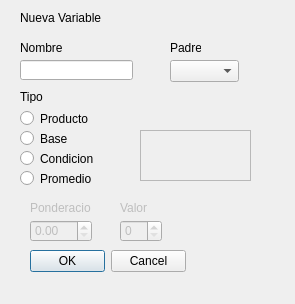
<?xml version="1.0" encoding="UTF-8"?>
<ui version="4.0">
 <class>AgregarVariable</class>
 <widget class="QDialog" name="AgregarVariable">
  <property name="geometry">
   <rect>
    <x>0</x>
    <y>0</y>
    <width>295</width>
    <height>304</height>
   </rect>
  </property>
  <property name="windowTitle">
   <string>Dialog</string>
  </property>
  <widget class="QTextEdit" name="textEdit_4">
   <property name="enabled">
    <bool>false</bool>
   </property>
   <property name="geometry">
    <rect>
     <x>140</x>
     <y>130</y>
     <width>111</width>
     <height>51</height>
    </rect>
   </property>
  </widget>
  <widget class="QDialogButtonBox" name="buttonBox">
   <property name="geometry">
    <rect>
     <x>30</x>
     <y>250</y>
     <width>156</width>
     <height>23</height>
    </rect>
   </property>
   <property name="standardButtons">
    <set>QDialogButtonBox::Cancel|QDialogButtonBox::Ok</set>
   </property>
  </widget>
  <widget class="QRadioButton" name="radioButton">
   <property name="geometry">
    <rect>
     <x>20</x>
     <y>110</y>
     <width>82</width>
     <height>17</height>
    </rect>
   </property>
   <property name="text">
    <string>Producto</string>
   </property>
  </widget>
  <widget class="QRadioButton" name="radioButton_2">
   <property name="geometry">
    <rect>
     <x>20</x>
     <y>130</y>
     <width>82</width>
     <height>17</height>
    </rect>
   </property>
   <property name="text">
    <string>Base</string>
   </property>
  </widget>
  <widget class="QRadioButton" name="radioButton_3">
   <property name="geometry">
    <rect>
     <x>20</x>
     <y>150</y>
     <width>82</width>
     <height>17</height>
    </rect>
   </property>
   <property name="text">
    <string>Condicion</string>
   </property>
  </widget>
  <widget class="QRadioButton" name="radioButton_4">
   <property name="geometry">
    <rect>
     <x>20</x>
     <y>170</y>
     <width>82</width>
     <height>17</height>
    </rect>
   </property>
   <property name="text">
    <string>Promedio</string>
   </property>
  </widget>
  <widget class="QLabel" name="label">
   <property name="geometry">
    <rect>
     <x>20</x>
     <y>90</y>
     <width>46</width>
     <height>13</height>
    </rect>
   </property>
   <property name="text">
    <string>Tipo</string>
   </property>
  </widget>
  <widget class="QLabel" name="label_2">
   <property name="geometry">
    <rect>
     <x>20</x>
     <y>10</y>
     <width>101</width>
     <height>16</height>
    </rect>
   </property>
   <property name="text">
    <string>Nueva Variable</string>
   </property>
  </widget>
  <widget class="QComboBox" name="comboBox">
   <property name="geometry">
    <rect>
     <x>170</x>
     <y>60</y>
     <width>69</width>
     <height>22</height>
    </rect>
   </property>
  </widget>
  <widget class="QLineEdit" name="lineEdit">
   <property name="geometry">
    <rect>
     <x>20</x>
     <y>60</y>
     <width>113</width>
     <height>20</height>
    </rect>
   </property>
  </widget>
  <widget class="QSpinBox" name="spinBox">
   <property name="enabled">
    <bool>false</bool>
   </property>
   <property name="geometry">
    <rect>
     <x>120</x>
     <y>220</y>
     <width>42</width>
     <height>22</height>
    </rect>
   </property>
  </widget>
  <widget class="QDoubleSpinBox" name="doubleSpinBox">
   <property name="enabled">
    <bool>false</bool>
   </property>
   <property name="geometry">
    <rect>
     <x>30</x>
     <y>220</y>
     <width>62</width>
     <height>22</height>
    </rect>
   </property>
  </widget>
  <widget class="QLabel" name="label_3">
   <property name="enabled">
    <bool>false</bool>
   </property>
   <property name="geometry">
    <rect>
     <x>30</x>
     <y>200</y>
     <width>61</width>
     <height>16</height>
    </rect>
   </property>
   <property name="text">
    <string>Ponderacion</string>
   </property>
  </widget>
  <widget class="QLabel" name="label_4">
   <property name="enabled">
    <bool>false</bool>
   </property>
   <property name="geometry">
    <rect>
     <x>120</x>
     <y>200</y>
     <width>31</width>
     <height>16</height>
    </rect>
   </property>
   <property name="text">
    <string>Valor</string>
   </property>
  </widget>
  <widget class="QLabel" name="label_5">
   <property name="geometry">
    <rect>
     <x>20</x>
     <y>40</y>
     <width>51</width>
     <height>16</height>
    </rect>
   </property>
   <property name="text">
    <string>Nombre</string>
   </property>
  </widget>
  <widget class="QLabel" name="label_6">
   <property name="geometry">
    <rect>
     <x>170</x>
     <y>40</y>
     <width>31</width>
     <height>16</height>
    </rect>
   </property>
   <property name="text">
    <string>Padre</string>
   </property>
  </widget>
 </widget>
 <resources/>
 <connections/>
</ui>
